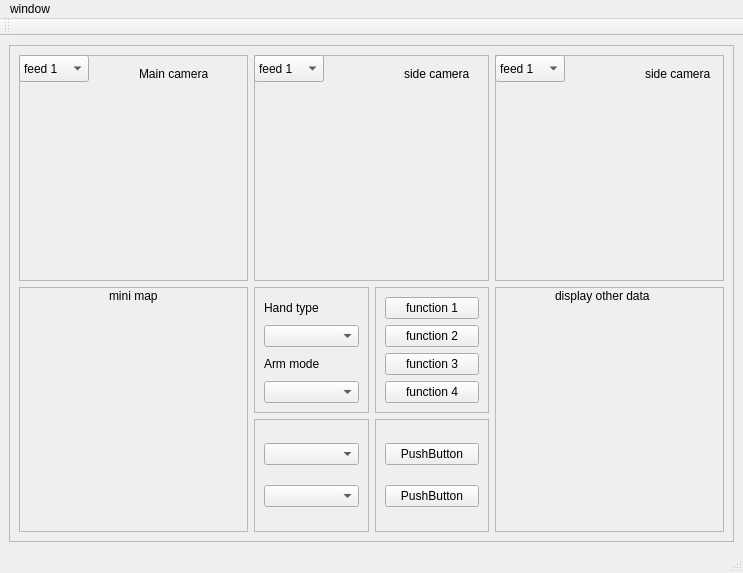
<?xml version="1.0" encoding="UTF-8"?>
<ui version="4.0">
 <class>MainWindow</class>
 <widget class="QMainWindow" name="MainWindow">
  <property name="geometry">
   <rect>
    <x>0</x>
    <y>0</y>
    <width>743</width>
    <height>573</height>
   </rect>
  </property>
  <property name="windowTitle">
   <string>MainWindow</string>
  </property>
  <widget class="QWidget" name="centralwidget">
   <layout class="QGridLayout" name="gridLayout">
    <item row="0" column="0">
     <widget class="QFrame" name="frame_6">
      <property name="frameShape">
       <enum>QFrame::StyledPanel</enum>
      </property>
      <property name="frameShadow">
       <enum>QFrame::Raised</enum>
      </property>
      <layout class="QGridLayout" name="gridLayout_2">
       <item row="3" column="2">
        <widget class="QFrame" name="frame_8">
         <property name="frameShape">
          <enum>QFrame::StyledPanel</enum>
         </property>
         <property name="frameShadow">
          <enum>QFrame::Raised</enum>
         </property>
         <layout class="QVBoxLayout" name="verticalLayout_3">
          <item>
           <widget class="QComboBox" name="comboBox_5"/>
          </item>
          <item>
           <widget class="QComboBox" name="comboBox_7"/>
          </item>
         </layout>
        </widget>
       </item>
       <item row="3" column="3">
        <widget class="QFrame" name="frame_9">
         <property name="frameShape">
          <enum>QFrame::StyledPanel</enum>
         </property>
         <property name="frameShadow">
          <enum>QFrame::Raised</enum>
         </property>
         <layout class="QVBoxLayout" name="verticalLayout_4">
          <item>
           <widget class="QPushButton" name="pushButton_5">
            <property name="text">
             <string>PushButton</string>
            </property>
           </widget>
          </item>
          <item>
           <widget class="QPushButton" name="pushButton_6">
            <property name="text">
             <string>PushButton</string>
            </property>
           </widget>
          </item>
         </layout>
        </widget>
       </item>
       <item row="2" column="2">
        <widget class="QFrame" name="HandTypeBox">
         <property name="frameShape">
          <enum>QFrame::StyledPanel</enum>
         </property>
         <property name="frameShadow">
          <enum>QFrame::Raised</enum>
         </property>
         <layout class="QVBoxLayout" name="verticalLayout">
          <item>
           <widget class="QLabel" name="label">
            <property name="text">
             <string>Hand type</string>
            </property>
           </widget>
          </item>
          <item>
           <widget class="QComboBox" name="HandTypeChoice"/>
          </item>
          <item>
           <widget class="QLabel" name="label_2">
            <property name="text">
             <string>Arm mode</string>
            </property>
           </widget>
          </item>
          <item>
           <widget class="QComboBox" name="ArmModeChoice"/>
          </item>
         </layout>
         <zorder>HandTypeChoice</zorder>
         <zorder>label_2</zorder>
         <zorder>label</zorder>
         <zorder>ArmModeChoice</zorder>
        </widget>
       </item>
       <item row="2" column="3">
        <widget class="QFrame" name="functionBox">
         <property name="frameShape">
          <enum>QFrame::StyledPanel</enum>
         </property>
         <property name="frameShadow">
          <enum>QFrame::Raised</enum>
         </property>
         <layout class="QVBoxLayout" name="verticalLayout_2">
          <item>
           <widget class="QPushButton" name="function1">
            <property name="text">
             <string>function 1</string>
            </property>
           </widget>
          </item>
          <item>
           <widget class="QPushButton" name="function2">
            <property name="text">
             <string>function 2</string>
            </property>
           </widget>
          </item>
          <item>
           <widget class="QPushButton" name="function3">
            <property name="text">
             <string>function 3</string>
            </property>
           </widget>
          </item>
          <item>
           <widget class="QPushButton" name="function4">
            <property name="text">
             <string>function 4</string>
            </property>
           </widget>
          </item>
         </layout>
        </widget>
       </item>
       <item row="2" column="0" rowspan="2" colspan="2">
        <widget class="QFrame" name="Minimap">
         <property name="frameShape">
          <enum>QFrame::StyledPanel</enum>
         </property>
         <property name="frameShadow">
          <enum>QFrame::Raised</enum>
         </property>
         <widget class="QLabel" name="MinimapLabel">
          <property name="geometry">
           <rect>
            <x>90</x>
            <y>0</y>
            <width>63</width>
            <height>17</height>
           </rect>
          </property>
          <property name="text">
           <string>mini map</string>
          </property>
         </widget>
        </widget>
       </item>
       <item row="2" column="4" rowspan="2" colspan="2">
        <widget class="QFrame" name="OtherData">
         <property name="frameShape">
          <enum>QFrame::StyledPanel</enum>
         </property>
         <property name="frameShadow">
          <enum>QFrame::Raised</enum>
         </property>
         <widget class="QLabel" name="OtherDataLabel">
          <property name="geometry">
           <rect>
            <x>60</x>
            <y>0</y>
            <width>123</width>
            <height>17</height>
           </rect>
          </property>
          <property name="text">
           <string>display other data</string>
          </property>
         </widget>
        </widget>
       </item>
       <item row="0" column="0" rowspan="2" colspan="2">
        <widget class="QFrame" name="Camera1">
         <property name="frameShape">
          <enum>QFrame::StyledPanel</enum>
         </property>
         <property name="frameShadow">
          <enum>QFrame::Raised</enum>
         </property>
         <widget class="QComboBox" name="Camera1Feed">
          <property name="geometry">
           <rect>
            <x>0</x>
            <y>0</y>
            <width>70</width>
            <height>27</height>
           </rect>
          </property>
          <item>
           <property name="text">
            <string>feed 1</string>
           </property>
          </item>
          <item>
           <property name="text">
            <string>feed 2</string>
           </property>
          </item>
          <item>
           <property name="text">
            <string>feed n</string>
           </property>
          </item>
         </widget>
         <widget class="QLabel" name="Camera1Label">
          <property name="geometry">
           <rect>
            <x>120</x>
            <y>10</y>
            <width>87</width>
            <height>17</height>
           </rect>
          </property>
          <property name="text">
           <string>Main camera</string>
          </property>
         </widget>
        </widget>
       </item>
       <item row="0" column="4" rowspan="2" colspan="2">
        <widget class="QFrame" name="Camera3">
         <property name="frameShape">
          <enum>QFrame::StyledPanel</enum>
         </property>
         <property name="frameShadow">
          <enum>QFrame::Raised</enum>
         </property>
         <widget class="QComboBox" name="Camera3Feed">
          <property name="geometry">
           <rect>
            <x>0</x>
            <y>0</y>
            <width>70</width>
            <height>27</height>
           </rect>
          </property>
          <item>
           <property name="text">
            <string>feed 1</string>
           </property>
          </item>
          <item>
           <property name="text">
            <string>feed 2</string>
           </property>
          </item>
          <item>
           <property name="text">
            <string>feed n</string>
           </property>
          </item>
         </widget>
         <widget class="QLabel" name="Camera3Label">
          <property name="geometry">
           <rect>
            <x>150</x>
            <y>10</y>
            <width>81</width>
            <height>17</height>
           </rect>
          </property>
          <property name="text">
           <string>side camera</string>
          </property>
         </widget>
        </widget>
       </item>
       <item row="0" column="2" rowspan="2" colspan="2">
        <widget class="QFrame" name="Camera2">
         <property name="frameShape">
          <enum>QFrame::StyledPanel</enum>
         </property>
         <property name="frameShadow">
          <enum>QFrame::Raised</enum>
         </property>
         <widget class="QComboBox" name="Camera2Feed">
          <property name="geometry">
           <rect>
            <x>0</x>
            <y>0</y>
            <width>70</width>
            <height>27</height>
           </rect>
          </property>
          <item>
           <property name="text">
            <string>feed 1</string>
           </property>
          </item>
          <item>
           <property name="text">
            <string>feed 2</string>
           </property>
          </item>
          <item>
           <property name="text">
            <string>feed n</string>
           </property>
          </item>
         </widget>
         <widget class="QLabel" name="Camera2Label">
          <property name="geometry">
           <rect>
            <x>150</x>
            <y>10</y>
            <width>81</width>
            <height>17</height>
           </rect>
          </property>
          <property name="text">
           <string>side camera</string>
          </property>
         </widget>
        </widget>
       </item>
      </layout>
     </widget>
    </item>
   </layout>
  </widget>
  <widget class="QMenuBar" name="menubar">
   <property name="geometry">
    <rect>
     <x>0</x>
     <y>0</y>
     <width>743</width>
     <height>25</height>
    </rect>
   </property>
   <widget class="QMenu" name="menuWindow">
    <property name="title">
     <string>window</string>
    </property>
   </widget>
   <addaction name="menuWindow"/>
  </widget>
  <widget class="QToolBar" name="toolBar">
   <property name="windowTitle">
    <string>toolBar</string>
   </property>
   <attribute name="toolBarArea">
    <enum>TopToolBarArea</enum>
   </attribute>
   <attribute name="toolBarBreak">
    <bool>false</bool>
   </attribute>
  </widget>
  <widget class="QStatusBar" name="statusbar"/>
 </widget>
 <resources/>
 <connections/>
</ui>
